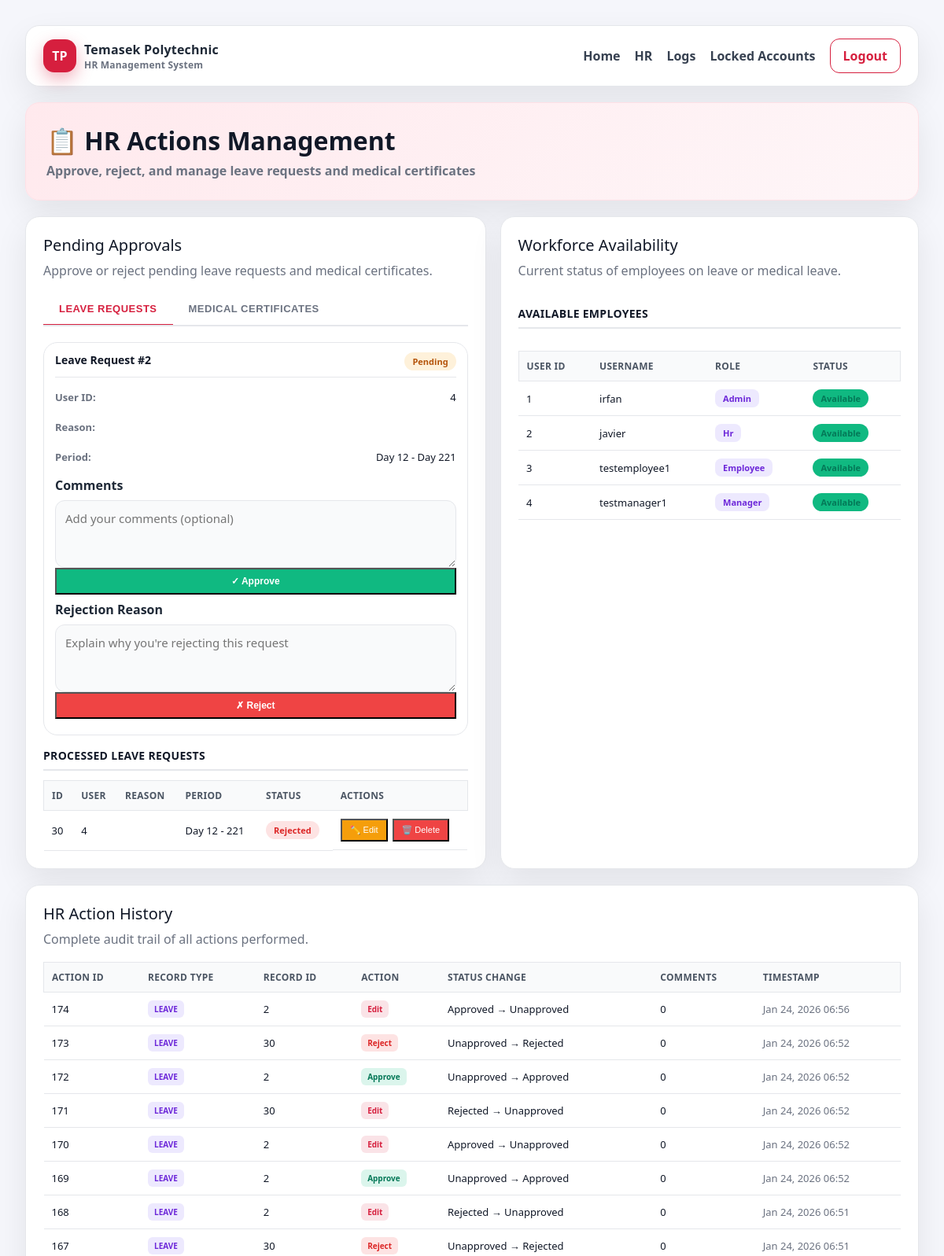
Before: /pages/Javier/hr_actions_management.php (signed in, upper part) with the older database file.
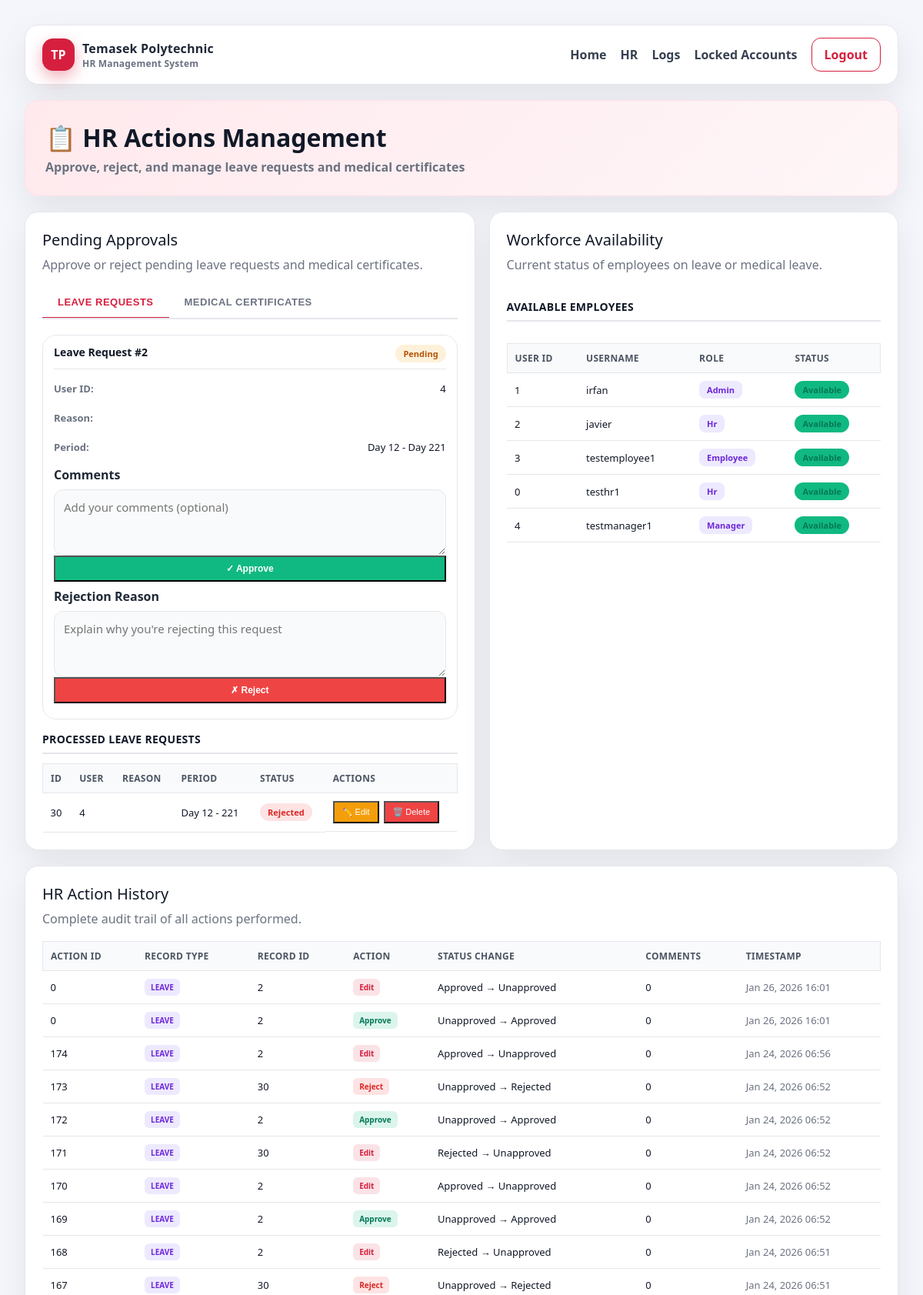
After: the same page with the newer database file.
### tables this page shows
CREATE TABLE `leave_requests` (
  `leave_id` int(11) NOT NULL,
  `user_id` int(11) NOT NULL,
  `leave_type` int(11) NOT NULL,
  `start_date` int(11) NOT NULL,
  `end_date` int(11) NOT NULL,
  `reason` text DEFAULT NULL,
  `status` enum('approved','rejected','unapproved') NOT NULL DEFAULT 'unapproved',
  `submitted_at` int(11) NOT NULL,
  `approved_at` int(11) NOT NULL
);

CREATE TABLE `users` (
  `user_id` int(11) NOT NULL,
  `username` varchar(50) NOT NULL,
  `password_hash` varchar(255) NOT NULL,
  `email` varchar(100) NOT NULL,
  `role` enum('admin','manager','employee','hr') NOT NULL DEFAULT 'employee',
  `status` enum('active','inactive','suspended') NOT NULL DEFAULT 'active',
  `created_at` timestamp NOT NULL DEFAULT current_timestamp(),
  `updated_at` timestamp NOT NULL DEFAULT current_timestamp() ON UPDATE current_timestamp()
);

CREATE TABLE `hr_actions` (
  `action_id` int(11) NOT NULL,
  `hr_user_id` int(11) NOT NULL,
  `record_type` enum('leave','mc') NOT NULL,
  `record_id` int(11) NOT NULL,
  `action_taken` enum('approve','reject','edit','delete') NOT NULL,
  `hr_comments` text DEFAULT NULL,
  `action_timestamp` timestamp NOT NULL DEFAULT current_timestamp() ON UPDATE current_timestamp(),
  `previous_status` enum('unapproved','approved','rejected') NOT NULL,
  `new_status` enum('approved','rejected','unapproved') NOT NULL,
  `user_agent` int(11) NOT NULL
);

### pages/Javier/hr_actions.php (called while the page is built, shortened)
<?php
function getAllHRActions($conn, $filters = []) {
    $sql = "SELECT * FROM hr_actions WHERE 1=1";
    $sql .= " ORDER BY action_timestamp DESC";
    $stmt = $conn->prepare($sql);
    if ($stmt->execute()) {
        $result = $stmt->get_result();
        return ['success' => true, 'data' => $result->fetch_all(MYSQLI_ASSOC)];
    } else {
        return ['success' => false, 'error' => $stmt->error];
    }
}
function getLeaveRequests($conn) {
    $sql = "SELECT * FROM leave_requests";
    $result = $conn->query($sql);
    return $result->fetch_all(MYSQLI_ASSOC);
}
function getWorkforceAvailability($conn) {
    $stmt = $conn->prepare("
        SELECT
            u.user_id,
            u.username,
            u.role,
            CASE
                WHEN lr.leave_id IS NOT NULL THEN 'absent'
                WHEN mc.mc_id IS NOT NULL THEN 'absent'
                ELSE 'available'
            END as status,
            CASE
                WHEN lr.leave_id IS NOT NULL THEN 'leave'
                WHEN mc.mc_id IS NOT NULL THEN 'mc'
                ELSE NULL
            END as absence_type,
            COALESCE(lr.end_date, mc.end_date) as end_date
        FROM users u
        LEFT JOIN leave_requests lr ON u.user_id = lr.user_id AND lr.status = 'approved'
        LEFT JOIN mc_records mc ON u.user_id = mc.user_id AND mc.verification_status = 'approved'
        ORDER BY u.username ASC
    ");
    if ($stmt->execute()) {
        $result = $stmt->get_result();
        $availability = [];
        while ($row = $result->fetch_assoc()) {
            $availability[] = $row;
        }
        return ['success' => true, 'data' => $availability];
    } else {
        return ['success' => false, 'error' => $stmt->error];
    }
}
?>

### pages/Javier/hr_actions_management.php (the view, shortened to what this page needs)
<?php
require_once 'hr_actions.php';
$leave_requests = getLeaveRequests($conn);
$hr_actions_result = getAllHRActions($conn);
$hr_actions = $hr_actions_result['success'] ? $hr_actions_result['data'] : [];
$workforce_result = getWorkforceAvailability($conn);
$workforce_availability = $workforce_result['success'] ? $workforce_result['data'] : [];
?>
<!DOCTYPE html>
<html lang="en">
<head>
    <link rel="stylesheet" href="hr_actions.css">
</head>
<body>
    <div class="shell">
        <div class="topbar">
            <div class="brand">
                <div class="brand-badge">TP</div>
                <div>
                    <div>Temasek Polytechnic</div>
                    <div style="font-size: 12px; color: var(--muted); font-weight: 600;">HR Management System</div>
                </div>
            </div>
            <div class="nav-links">
                <a href="#">Home</a>
                <a href="#">HR</a>
                <a href="#">Logs</a>
                <a href="#">Locked Accounts</a>
                <a href="logout.php" class="logout">Logout</a>
            </div>
        </div>
        <div class="hero">
            <h1>📋 HR Actions Management</h1>
            <p>Approve, reject, and manage leave requests and medical certificates</p>
        </div>
        <div class="grid">
            <div class="card">
                <div class="card-title">Pending Approvals</div>
                <div class="card-subtitle">Approve or reject pending leave requests and medical certificates.</div>
                <div class="tabs">
                    <button class="tab-button active" onclick="switchTab('leave', this)">Leave Requests</button>
                    <button class="tab-button" onclick="switchTab('mc', this)">Medical Certificates</button>
                </div>
                <div id="leave" class="tab-content active">
                    <?php
                    $pending_leaves = array_filter($leave_requests, function($leave) {
                        return $leave['status'] === 'unapproved';
                    });
                    ?>
                <?php if (count($pending_leaves) > 0): ?>
                    <div class="records-grid">
                        <?php foreach ($pending_leaves as $leave): ?>
                            <div class="record-card">
                                <div class="record-header">
                                    <h3>Leave Request #<?php echo $leave['leave_id']; ?></h3>
                                    <span class="status-badge status-unapproved">Pending</span>
                                </div>
                                <div class="record-details">
                                    <div class="detail-row">
                                        <span class="label">User ID:</span>
                                        <span><?php echo $leave['user_id']; ?></span>
                                    </div>
                                    <div class="detail-row">
                                        <span class="label">Reason:</span>
                                    </div>
                                    <div class="detail-row">
                                        <span class="label">Period:</span>
                                        <span>Day <?php echo $leave['start_date']; ?> - Day <?php echo $leave['end_date']; ?></span>
                                    </div>
                                </div>
                                <form method="POST" class="action-form">
                                    <div class="form-group">
                                        <label for="comment_<?php echo $leave['leave_id']; ?>">Comments</label>
                                        <textarea id="comment_<?php echo $leave['leave_id']; ?>"
                                                  name="comment"
                                                  placeholder="Add your comments (optional)"
                                                  rows="3"></textarea>
                                    </div>
                                    <div class="action-buttons">
                                        <button type="submit" class="btn-success">✓ Approve</button>
                                    </div>
                                </form>
                                <form method="POST" class="action-form">
                                    <div class="form-group">
                                        <label for="comment_reject_<?php echo $leave['leave_id']; ?>">Rejection Reason</label>
                                        <textarea id="comment_reject_<?php echo $leave['leave_id']; ?>"
                                                  name="comment"
                                                  placeholder="Explain why you're rejecting this request"
                                                  rows="3"></textarea>
                                    </div>
                                    <div class="action-buttons">
                                        <button type="submit" class="btn-danger">✗ Reject</button>
                                    </div>
                                </form>
                            </div>
                        <?php endforeach; ?>
                    </div>
                <?php else: ?>
                    <div class="no-records">
                        <p>✓ No pending leave requests at the moment.</p>
                    </div>
                <?php endif; ?>
                <h3 class="section-subtitle">Processed Leave Requests</h3>
                <?php
                $processed_leaves = array_filter($leave_requests, function($leave) {
                    return $leave['status'] !== 'unapproved';
                });
                ?>
                <?php if (count($processed_leaves) > 0): ?>
                    <table class="history-table">
                        <thead>
                            <tr>
                                <th>ID</th>
                                <th>User</th>
                                <th>Reason</th>
                                <th>Period</th>
                                <th>Status</th>
                                <th>Actions</th>
                            </tr>
                        </thead>
                        <tbody>
                            <?php foreach ($processed_leaves as $leave): ?>
                                <tr>
                                    <td><?php echo $leave['leave_id']; ?></td>
                                    <td><?php echo $leave['user_id']; ?></td>
                                    <td><?php echo htmlspecialchars($leave['reason']); ?></td>
                                    <td>Day <?php echo $leave['start_date']; ?> - <?php echo $leave['end_date']; ?></td>
                                    <td><span class="status-badge status-<?php echo $leave['status']; ?>"><?php echo ucfirst($leave['status']); ?></span></td>
                                    <td class="action-cell">
                                        <button type="button" class="btn-small btn-warning" onclick="openEditLeaveModal(<?php echo $leave['leave_id']; ?>, '<?php echo htmlspecialchars($leave['reason']); ?>', '<?php echo $leave['status']; ?>')">✏️ Edit</button>
                                        <form method="POST" style="display:inline;" onsubmit="return confirm('Delete this leave request? This action cannot be undone.');">
                                            <button type="submit" class="btn-small btn-danger">🗑️ Delete</button>
                                        </form>
                                    </td>
                                </tr>
                            <?php endforeach; ?>
                        </tbody>
                    </table>
                <?php else: ?>
                    <p style="text-align: center; color: #999; padding: 20px;">No processed leave requests.</p>
                <?php endif; ?>
                </div>
            </div>
            <div class="card">
                <div class="card-title">Workforce Availability</div>
                <div class="card-subtitle">Current status of employees on leave or medical leave.</div>
                <?php if (count($workforce_availability) > 0): ?>
                    <?php
                        $available_employees = array_filter($workforce_availability, function($emp) {
                            return $emp['status'] === 'available';
                        });
                    ?>
                    <?php if (count($available_employees) > 0): ?>
                        <h3 class="section-subtitle">Available Employees</h3>
                        <table class="availability-table">
                            <thead>
                                <tr>
                                    <th>User ID</th>
                                    <th>Username</th>
                                    <th>Role</th>
                                    <th>Status</th>
                                </tr>
                            </thead>
                            <tbody>
                                <?php foreach ($available_employees as $employee): ?>
                                    <tr class="availability-row availability-available">
                                        <td><?php echo $employee['user_id']; ?></td>
                                        <td><?php echo htmlspecialchars($employee['username']); ?></td>
                                        <td><span class="role-badge"><?php echo ucfirst($employee['role']); ?></span></td>
                                        <td>
                                            <span class="status-badge-availability status-available">
                                                Available
                                            </span>
                                        </td>
                                    </tr>
                                <?php endforeach; ?>
                            </tbody>
                        </table>
                    <?php endif; ?>
                <?php else: ?>
                    <div class="empty">No workforce data available.</div>
                <?php endif; ?>
            </div>
        </div>
        <div class="card">
            <div class="card-title">HR Action History</div>
            <div class="card-subtitle">Complete audit trail of all actions performed.</div>
                <?php if (count($hr_actions) > 0): ?>
                    <table class="history-table">
                        <thead>
                            <tr>
                                <th>Action ID</th>
                                <th>Record Type</th>
                                <th>Record ID</th>
                                <th>Action</th>
                                <th>Status Change</th>
                                <th>Comments</th>
                                <th>Timestamp</th>
                            </tr>
                        </thead>
                        <tbody>
                            <?php foreach ($hr_actions as $hr_action): ?>
                                <tr>
                                    <td><?php echo $hr_action['action_id']; ?></td>
                                    <td><span class="badge-type"><?php echo strtoupper($hr_action['record_type']); ?></span></td>
                                    <td><?php echo $hr_action['record_id']; ?></td>
                                    <td>
                                        <span class="action-badge action-<?php echo $hr_action['action_taken']; ?>">
                                            <?php echo ucfirst($hr_action['action_taken']); ?>
                                        </span>
                                    </td>
                                    <td>
                                        <?php echo ucfirst($hr_action['previous_status']); ?> →
                                        <?php echo ucfirst($hr_action['new_status']); ?>
                                    </td>
                                    <td class="comment-cell"><?php echo htmlspecialchars($hr_action['hr_comments'] ?? 'N/A'); ?></td>
                                    <td class="timestamp"><?php echo date('M d, Y H:i', strtotime($hr_action['action_timestamp'])); ?></td>
                                </tr>
                            <?php endforeach; ?>
                        </tbody>
                    </table>
                <?php else: ?>
                    <div class="empty">No HR actions recorded yet.</div>
                <?php endif; ?>
            </div>
        </div>
</body>
</html>

Changed rows visible on the page:
added users: user_id "0", username "testhr1", role "Hr"
added hr_actions: action "0", record_type "LEAVE", record "2", action_taken "Edit", previous_status "Approved", new_status "Unapproved", hr_comments "0", action_timestamp "Jan 26, 2026 16:01"
added hr_actions: action "0", record_type "LEAVE", record "2", action_taken "Approve", previous_status "Unapproved", new_status "Approved", hr_comments "0", action_timestamp "Jan 26, 2026 16:01"
